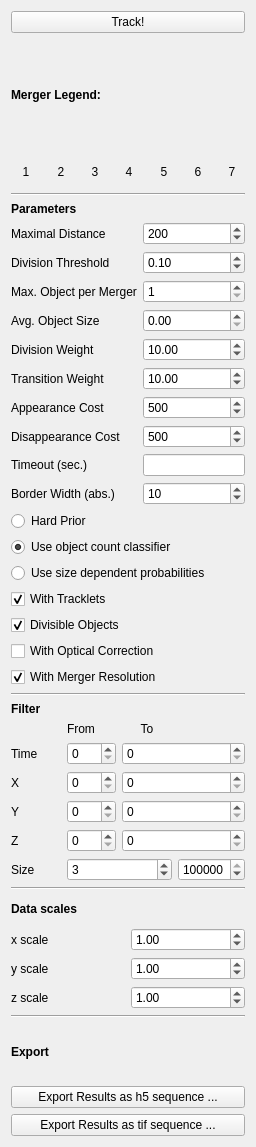
<?xml version="1.0" encoding="UTF-8"?>
<ui version="4.0">
 <class>containingWidget</class>
 <widget class="QWidget" name="containingWidget">
  <property name="geometry">
   <rect>
    <x>0</x>
    <y>0</y>
    <width>256</width>
    <height>1147</height>
   </rect>
  </property>
  <property name="sizePolicy">
   <sizepolicy hsizetype="Preferred" vsizetype="Preferred">
    <horstretch>1</horstretch>
    <verstretch>0</verstretch>
   </sizepolicy>
  </property>
  <property name="minimumSize">
   <size>
    <width>256</width>
    <height>0</height>
   </size>
  </property>
  <property name="baseSize">
   <size>
    <width>0</width>
    <height>0</height>
   </size>
  </property>
  <property name="windowTitle">
   <string>Form</string>
  </property>
  <layout class="QVBoxLayout" name="verticalLayout_4">
   <item>
    <widget class="QPushButton" name="TrackButton">
     <property name="styleSheet">
      <string notr="true"/>
     </property>
     <property name="text">
      <string>Track!</string>
     </property>
    </widget>
   </item>
   <item>
    <widget class="QLabel" name="label_4">
     <property name="font">
      <font>
       <weight>75</weight>
       <bold>true</bold>
      </font>
     </property>
     <property name="text">
      <string>Merger Legend:</string>
     </property>
    </widget>
   </item>
   <item>
    <layout class="QHBoxLayout" name="horizontalLayout_2">
     <item>
      <widget class="QLabel" name="merg1">
       <property name="minimumSize">
        <size>
         <width>30</width>
         <height>30</height>
        </size>
       </property>
       <property name="maximumSize">
        <size>
         <width>30</width>
         <height>30</height>
        </size>
       </property>
       <property name="layoutDirection">
        <enum>Qt::LeftToRight</enum>
       </property>
       <property name="autoFillBackground">
        <bool>false</bool>
       </property>
       <property name="styleSheet">
        <string notr="true"/>
       </property>
       <property name="text">
        <string>1</string>
       </property>
       <property name="textFormat">
        <enum>Qt::AutoText</enum>
       </property>
       <property name="alignment">
        <set>Qt::AlignCenter</set>
       </property>
      </widget>
     </item>
     <item>
      <widget class="QLabel" name="merg2">
       <property name="minimumSize">
        <size>
         <width>30</width>
         <height>30</height>
        </size>
       </property>
       <property name="maximumSize">
        <size>
         <width>30</width>
         <height>30</height>
        </size>
       </property>
       <property name="layoutDirection">
        <enum>Qt::LeftToRight</enum>
       </property>
       <property name="autoFillBackground">
        <bool>false</bool>
       </property>
       <property name="styleSheet">
        <string notr="true"/>
       </property>
       <property name="text">
        <string>2</string>
       </property>
       <property name="textFormat">
        <enum>Qt::AutoText</enum>
       </property>
       <property name="alignment">
        <set>Qt::AlignCenter</set>
       </property>
      </widget>
     </item>
     <item>
      <widget class="QLabel" name="merg3">
       <property name="minimumSize">
        <size>
         <width>30</width>
         <height>30</height>
        </size>
       </property>
       <property name="maximumSize">
        <size>
         <width>30</width>
         <height>30</height>
        </size>
       </property>
       <property name="layoutDirection">
        <enum>Qt::LeftToRight</enum>
       </property>
       <property name="autoFillBackground">
        <bool>false</bool>
       </property>
       <property name="styleSheet">
        <string notr="true"/>
       </property>
       <property name="text">
        <string>3</string>
       </property>
       <property name="textFormat">
        <enum>Qt::AutoText</enum>
       </property>
       <property name="alignment">
        <set>Qt::AlignCenter</set>
       </property>
      </widget>
     </item>
     <item>
      <widget class="QLabel" name="merg4">
       <property name="minimumSize">
        <size>
         <width>30</width>
         <height>30</height>
        </size>
       </property>
       <property name="maximumSize">
        <size>
         <width>30</width>
         <height>30</height>
        </size>
       </property>
       <property name="layoutDirection">
        <enum>Qt::LeftToRight</enum>
       </property>
       <property name="autoFillBackground">
        <bool>false</bool>
       </property>
       <property name="styleSheet">
        <string notr="true"/>
       </property>
       <property name="text">
        <string>4</string>
       </property>
       <property name="textFormat">
        <enum>Qt::AutoText</enum>
       </property>
       <property name="alignment">
        <set>Qt::AlignCenter</set>
       </property>
      </widget>
     </item>
     <item>
      <widget class="QLabel" name="merg5">
       <property name="minimumSize">
        <size>
         <width>30</width>
         <height>30</height>
        </size>
       </property>
       <property name="maximumSize">
        <size>
         <width>30</width>
         <height>30</height>
        </size>
       </property>
       <property name="layoutDirection">
        <enum>Qt::LeftToRight</enum>
       </property>
       <property name="autoFillBackground">
        <bool>false</bool>
       </property>
       <property name="styleSheet">
        <string notr="true"/>
       </property>
       <property name="text">
        <string>5</string>
       </property>
       <property name="textFormat">
        <enum>Qt::AutoText</enum>
       </property>
       <property name="alignment">
        <set>Qt::AlignCenter</set>
       </property>
      </widget>
     </item>
     <item>
      <widget class="QLabel" name="merg6">
       <property name="minimumSize">
        <size>
         <width>30</width>
         <height>30</height>
        </size>
       </property>
       <property name="maximumSize">
        <size>
         <width>30</width>
         <height>30</height>
        </size>
       </property>
       <property name="layoutDirection">
        <enum>Qt::LeftToRight</enum>
       </property>
       <property name="autoFillBackground">
        <bool>false</bool>
       </property>
       <property name="styleSheet">
        <string notr="true"/>
       </property>
       <property name="text">
        <string>6</string>
       </property>
       <property name="textFormat">
        <enum>Qt::AutoText</enum>
       </property>
       <property name="alignment">
        <set>Qt::AlignCenter</set>
       </property>
      </widget>
     </item>
     <item>
      <widget class="QLabel" name="merg7">
       <property name="minimumSize">
        <size>
         <width>30</width>
         <height>30</height>
        </size>
       </property>
       <property name="maximumSize">
        <size>
         <width>30</width>
         <height>30</height>
        </size>
       </property>
       <property name="layoutDirection">
        <enum>Qt::LeftToRight</enum>
       </property>
       <property name="autoFillBackground">
        <bool>false</bool>
       </property>
       <property name="styleSheet">
        <string notr="true"/>
       </property>
       <property name="text">
        <string>7</string>
       </property>
       <property name="textFormat">
        <enum>Qt::AutoText</enum>
       </property>
       <property name="alignment">
        <set>Qt::AlignCenter</set>
       </property>
      </widget>
     </item>
     <item>
      <spacer name="horizontalSpacer">
       <property name="orientation">
        <enum>Qt::Horizontal</enum>
       </property>
       <property name="sizeHint" stdset="0">
        <size>
         <width>40</width>
         <height>20</height>
        </size>
       </property>
      </spacer>
     </item>
    </layout>
   </item>
   <item>
    <widget class="Line" name="line_4">
     <property name="orientation">
      <enum>Qt::Horizontal</enum>
     </property>
    </widget>
   </item>
   <item>
    <layout class="QVBoxLayout" name="verticalLayout">
     <item>
      <widget class="QLabel" name="label">
       <property name="sizePolicy">
        <sizepolicy hsizetype="Preferred" vsizetype="Fixed">
         <horstretch>0</horstretch>
         <verstretch>0</verstretch>
        </sizepolicy>
       </property>
       <property name="text">
        <string>&lt;html&gt;&lt;head/&gt;&lt;body&gt;&lt;p&gt;&lt;span style=&quot; font-weight:600;&quot;&gt;Parameters&lt;/span&gt;&lt;/p&gt;&lt;/body&gt;&lt;/html&gt;</string>
       </property>
      </widget>
     </item>
     <item>
      <layout class="QGridLayout" name="gridLayout_2">
       <item row="9" column="1">
        <widget class="QLineEdit" name="timeoutBox"/>
       </item>
       <item row="7" column="1">
        <widget class="QSpinBox" name="appearanceBox">
         <property name="maximum">
          <number>9999999</number>
         </property>
         <property name="value">
          <number>500</number>
         </property>
        </widget>
       </item>
       <item row="2" column="1">
        <widget class="QDoubleSpinBox" name="divThreshBox">
         <property name="maximum">
          <double>1.000000000000000</double>
         </property>
         <property name="singleStep">
          <double>0.050000000000000</double>
         </property>
         <property name="value">
          <double>0.100000000000000</double>
         </property>
        </widget>
       </item>
       <item row="4" column="0">
        <widget class="QLabel" name="label_25">
         <property name="text">
          <string>Avg. Object Size</string>
         </property>
        </widget>
       </item>
       <item row="5" column="1">
        <widget class="QDoubleSpinBox" name="divWeightBox">
         <property name="maximum">
          <double>300.000000000000000</double>
         </property>
         <property name="value">
          <double>10.000000000000000</double>
         </property>
        </widget>
       </item>
       <item row="2" column="0">
        <widget class="QLabel" name="label_5">
         <property name="text">
          <string>Division Threshold</string>
         </property>
        </widget>
       </item>
       <item row="5" column="0">
        <widget class="QLabel" name="label_6">
         <property name="toolTip">
          <string>&lt;html&gt;&lt;head/&gt;&lt;body&gt;&lt;p&gt;The weight to&lt;span style=&quot; font-weight:600;&quot;&gt; balance division probabilities&lt;/span&gt; against transitions and detections. High values (≥10) give more weight to the division classifier, low values (≤10) will weigh the transition and detection probabilities higher than the division probabilities.&lt;/p&gt;&lt;/body&gt;&lt;/html&gt;</string>
         </property>
         <property name="text">
          <string>Division Weight</string>
         </property>
        </widget>
       </item>
       <item row="6" column="1">
        <widget class="QDoubleSpinBox" name="transWeightBox">
         <property name="maximum">
          <double>300.000000000000000</double>
         </property>
         <property name="value">
          <double>10.000000000000000</double>
         </property>
        </widget>
       </item>
       <item row="6" column="0">
        <widget class="QLabel" name="label_7">
         <property name="toolTip">
          <string>&lt;html&gt;&lt;head/&gt;&lt;body&gt;&lt;p&gt;The weight to&lt;span style=&quot; font-weight:600;&quot;&gt; balance transition probabilities&lt;/span&gt; against divisions and detections. High values (≥10) will make transitions overrule division and detection probabilities, low values (≤10) will weigh detection and division classifier higher than transition probabilities.&lt;/p&gt;&lt;/body&gt;&lt;/html&gt;</string>
         </property>
         <property name="text">
          <string>Transition Weight</string>
         </property>
        </widget>
       </item>
       <item row="3" column="1">
        <widget class="QSpinBox" name="maxObjectsBox">
         <property name="minimum">
          <number>1</number>
         </property>
         <property name="maximum">
          <number>7</number>
         </property>
         <property name="value">
          <number>1</number>
         </property>
        </widget>
       </item>
       <item row="4" column="1">
        <widget class="QDoubleSpinBox" name="avgSizeBox">
         <property name="maximum">
          <double>100000.000000000000000</double>
         </property>
         <property name="value">
          <double>0.000000000000000</double>
         </property>
        </widget>
       </item>
       <item row="3" column="0">
        <widget class="QLabel" name="label_3">
         <property name="toolTip">
          <string>&lt;html&gt;&lt;head/&gt;&lt;body&gt;&lt;p&gt;Specify how many objects are maximally contained in one connected component. For instance, if all objects are segmented without any occlusions (or merging), choose 1. If maximally 2 objects are touching in the segmentation, choose 2... Note that this number has to be consistent with the number of classes chosen in the object count classification if the count classifier is selected below.&lt;/p&gt;&lt;/body&gt;&lt;/html&gt;</string>
         </property>
         <property name="text">
          <string>Max. Object per Merger</string>
         </property>
        </widget>
       </item>
       <item row="1" column="1">
        <widget class="QSpinBox" name="maxDistBox">
         <property name="maximum">
          <number>99999</number>
         </property>
         <property name="value">
          <number>200</number>
         </property>
        </widget>
       </item>
       <item row="1" column="0">
        <widget class="QLabel" name="label_2">
         <property name="text">
          <string>Maximal Distance</string>
         </property>
        </widget>
       </item>
       <item row="10" column="0">
        <widget class="QLabel" name="label_20">
         <property name="toolTip">
          <string>&lt;html&gt;&lt;head/&gt;&lt;body&gt;&lt;p&gt;Absolute number of pixels at the border of the field of view where appearance and disappearance cost less (linearly).&lt;/p&gt;&lt;/body&gt;&lt;/html&gt;</string>
         </property>
         <property name="text">
          <string>Border Width (abs.)</string>
         </property>
        </widget>
       </item>
       <item row="10" column="1">
        <widget class="QSpinBox" name="bordWidthBox">
         <property name="maximum">
          <number>999999</number>
         </property>
         <property name="value">
          <number>10</number>
         </property>
        </widget>
       </item>
       <item row="9" column="0">
        <widget class="QLabel" name="label_21">
         <property name="toolTip">
          <string>&lt;html&gt;&lt;head/&gt;&lt;body&gt;&lt;p&gt;Timeout in seconds for the &lt;span style=&quot; font-weight:600;&quot;&gt;optimization&lt;/span&gt;. Leave empty for not specifying a timeout (then, the best solution will be found no matter how long it takes). Note that the tracking can take much longer due to pre- and post-processing steps.&lt;/p&gt;&lt;/body&gt;&lt;/html&gt;</string>
         </property>
         <property name="text">
          <string>Timeout (sec.)</string>
         </property>
        </widget>
       </item>
       <item row="8" column="1">
        <widget class="QSpinBox" name="disappearanceBox">
         <property name="maximum">
          <number>9999999</number>
         </property>
         <property name="value">
          <number>500</number>
         </property>
        </widget>
       </item>
       <item row="7" column="0">
        <widget class="QLabel" name="label_22">
         <property name="toolTip">
          <string>&lt;html&gt;&lt;head/&gt;&lt;body&gt;&lt;p&gt;Costs to allow one object to &lt;span style=&quot; font-weight:600;&quot;&gt;appear&lt;/span&gt;, i.e. to start a new track other than at the beginning of the time range or the borders of the field of view. High values (≥500) forbid object appearances if possible.&lt;/p&gt;&lt;/body&gt;&lt;/html&gt;</string>
         </property>
         <property name="text">
          <string>Appearance Cost</string>
         </property>
        </widget>
       </item>
       <item row="8" column="0">
        <widget class="QLabel" name="label_23">
         <property name="toolTip">
          <string>&lt;html&gt;&lt;head/&gt;&lt;body&gt;&lt;p&gt;Costs to allow one object to &lt;span style=&quot; font-weight:600;&quot;&gt;disappear&lt;/span&gt;, i.e. to terminate an existing track other than at the end of the time range or the borders of the field of view. High values (≥500) forbid object disappearances if possible.&lt;/p&gt;&lt;/body&gt;&lt;/html&gt;</string>
         </property>
         <property name="text">
          <string>Disappearance Cost</string>
         </property>
        </widget>
       </item>
      </layout>
     </item>
     <item>
      <widget class="QRadioButton" name="hardPriorBox">
       <property name="text">
        <string>Hard Prior</string>
       </property>
       <property name="checked">
        <bool>false</bool>
       </property>
       <attribute name="buttonGroup">
        <string notr="true">buttonGroup</string>
       </attribute>
      </widget>
     </item>
     <item>
      <widget class="QRadioButton" name="classifierPriorBox">
       <property name="toolTip">
        <string>&lt;html&gt;&lt;head/&gt;&lt;body&gt;&lt;p&gt;Use the object count classifier for prior probabilities in the tracking model. If this option is chosen, the object count classifier must be trained.&lt;/p&gt;&lt;/body&gt;&lt;/html&gt;</string>
       </property>
       <property name="text">
        <string>Use object count classifier</string>
       </property>
       <property name="checked">
        <bool>true</bool>
       </property>
       <attribute name="buttonGroup">
        <string notr="true">buttonGroup</string>
       </attribute>
      </widget>
     </item>
     <item>
      <widget class="QRadioButton" name="sizeDepBox">
       <property name="toolTip">
        <string>&lt;html&gt;&lt;head/&gt;&lt;body&gt;&lt;p&gt;Use object sizes to derive prior probabilities for the object count. If this option is chosen, the object count classifier will not be considered.&lt;/p&gt;&lt;/body&gt;&lt;/html&gt;</string>
       </property>
       <property name="text">
        <string>Use size dependent probabilities</string>
       </property>
       <attribute name="buttonGroup">
        <string notr="true">buttonGroup</string>
       </attribute>
      </widget>
     </item>
     <item>
      <widget class="QCheckBox" name="trackletsBox">
       <property name="text">
        <string>With Tracklets</string>
       </property>
       <property name="checked">
        <bool>true</bool>
       </property>
      </widget>
     </item>
     <item>
      <widget class="QCheckBox" name="divisionsBox">
       <property name="toolTip">
        <string>&lt;html&gt;&lt;head/&gt;&lt;body&gt;&lt;p&gt;Tick if the objects to be tracked are able to divide. For instance, this option should be checked for the tracking of proliferating cells.&lt;/p&gt;&lt;/body&gt;&lt;/html&gt;</string>
       </property>
       <property name="text">
        <string>Divisible Objects</string>
       </property>
       <property name="checked">
        <bool>true</bool>
       </property>
      </widget>
     </item>
     <item>
      <widget class="QCheckBox" name="opticalBox">
       <property name="enabled">
        <bool>true</bool>
       </property>
       <property name="text">
        <string>With Optical Correction</string>
       </property>
       <property name="checked">
        <bool>false</bool>
       </property>
      </widget>
     </item>
     <item>
      <widget class="QCheckBox" name="mergerResolutionBox">
       <property name="toolTip">
        <string>&lt;html&gt;&lt;head/&gt;&lt;body&gt;&lt;p&gt;If mergers are considered in the tracking (Max. Object per Merger &amp;gt; 1), this option will resolve original identities of objects after &amp;quot;demerging&amp;quot;. Note that this involves another optimization step which may take long. Assumes that the tracked objects are Gaussian-shaped.&lt;/p&gt;&lt;/body&gt;&lt;/html&gt;</string>
       </property>
       <property name="text">
        <string>With Merger Resolution</string>
       </property>
       <property name="checked">
        <bool>true</bool>
       </property>
      </widget>
     </item>
    </layout>
   </item>
   <item>
    <widget class="Line" name="line">
     <property name="orientation">
      <enum>Qt::Horizontal</enum>
     </property>
    </widget>
   </item>
   <item>
    <layout class="QVBoxLayout" name="verticalLayout_3">
     <item>
      <widget class="QLabel" name="label_12">
       <property name="font">
        <font>
         <weight>75</weight>
         <bold>true</bold>
        </font>
       </property>
       <property name="text">
        <string>Filter</string>
       </property>
      </widget>
     </item>
     <item>
      <layout class="QGridLayout" name="gridLayout_3">
       <item row="3" column="1">
        <widget class="QSpinBox" name="from_y"/>
       </item>
       <item row="1" column="1">
        <widget class="QSpinBox" name="from_time"/>
       </item>
       <item row="2" column="1">
        <widget class="QSpinBox" name="from_x"/>
       </item>
       <item row="3" column="0">
        <widget class="QLabel" name="label_17">
         <property name="text">
          <string>Y</string>
         </property>
        </widget>
       </item>
       <item row="1" column="0">
        <widget class="QLabel" name="label_15">
         <property name="text">
          <string>Time</string>
         </property>
        </widget>
       </item>
       <item row="2" column="2" colspan="2">
        <widget class="QSpinBox" name="to_x"/>
       </item>
       <item row="0" column="1">
        <widget class="QLabel" name="label_13">
         <property name="text">
          <string>From</string>
         </property>
        </widget>
       </item>
       <item row="5" column="1" colspan="2">
        <widget class="QSpinBox" name="from_size">
         <property name="maximum">
          <number>100000</number>
         </property>
         <property name="value">
          <number>3</number>
         </property>
        </widget>
       </item>
       <item row="3" column="2" colspan="2">
        <widget class="QSpinBox" name="to_y"/>
       </item>
       <item row="5" column="3">
        <widget class="QSpinBox" name="to_size">
         <property name="maximum">
          <number>100000000</number>
         </property>
         <property name="value">
          <number>100000</number>
         </property>
        </widget>
       </item>
       <item row="5" column="0">
        <widget class="QLabel" name="label_19">
         <property name="toolTip">
          <string>&lt;html&gt;&lt;head/&gt;&lt;body&gt;&lt;p&gt;Only track objects with sizes within the given range.&lt;/p&gt;&lt;/body&gt;&lt;/html&gt;</string>
         </property>
         <property name="text">
          <string>Size</string>
         </property>
        </widget>
       </item>
       <item row="4" column="2" colspan="2">
        <widget class="QSpinBox" name="to_z"/>
       </item>
       <item row="4" column="1">
        <widget class="QSpinBox" name="from_z"/>
       </item>
       <item row="2" column="0">
        <widget class="QLabel" name="label_16">
         <property name="text">
          <string>X</string>
         </property>
        </widget>
       </item>
       <item row="4" column="0">
        <widget class="QLabel" name="label_18">
         <property name="text">
          <string>Z</string>
         </property>
        </widget>
       </item>
       <item row="1" column="2" colspan="2">
        <widget class="QSpinBox" name="to_time"/>
       </item>
       <item row="0" column="2">
        <widget class="QLabel" name="label_14">
         <property name="text">
          <string>To</string>
         </property>
         <property name="alignment">
          <set>Qt::AlignCenter</set>
         </property>
        </widget>
       </item>
      </layout>
     </item>
    </layout>
   </item>
   <item>
    <widget class="Line" name="line_2">
     <property name="orientation">
      <enum>Qt::Horizontal</enum>
     </property>
    </widget>
   </item>
   <item>
    <layout class="QVBoxLayout" name="verticalLayout_2">
     <item>
      <widget class="QLabel" name="label_8">
       <property name="font">
        <font>
         <weight>75</weight>
         <bold>true</bold>
        </font>
       </property>
       <property name="toolTip">
        <string>&lt;html&gt;&lt;head/&gt;&lt;body&gt;&lt;p&gt;&lt;span style=&quot; font-weight:400;&quot;&gt;Configure here the scales of the dimensions. For instance, if the resolution of the pixels is (dx,dy,dz) = (1µm,0.8µm,0.5µm), then the scales to enter should be (x,y,z)=(1,1.25,2).&lt;/span&gt;&lt;/p&gt;&lt;/body&gt;&lt;/html&gt;</string>
       </property>
       <property name="text">
        <string>Data scales</string>
       </property>
      </widget>
     </item>
     <item>
      <layout class="QGridLayout" name="gridLayout">
       <item row="1" column="0">
        <widget class="QLabel" name="label_10">
         <property name="text">
          <string>y scale</string>
         </property>
        </widget>
       </item>
       <item row="2" column="0">
        <widget class="QLabel" name="label_11">
         <property name="text">
          <string>z scale</string>
         </property>
        </widget>
       </item>
       <item row="0" column="0">
        <widget class="QLabel" name="label_9">
         <property name="text">
          <string>x scale</string>
         </property>
        </widget>
       </item>
       <item row="0" column="1">
        <widget class="QDoubleSpinBox" name="x_scale">
         <property name="value">
          <double>1.000000000000000</double>
         </property>
        </widget>
       </item>
       <item row="1" column="1">
        <widget class="QDoubleSpinBox" name="y_scale">
         <property name="value">
          <double>1.000000000000000</double>
         </property>
        </widget>
       </item>
       <item row="2" column="1">
        <widget class="QDoubleSpinBox" name="z_scale">
         <property name="value">
          <double>1.000000000000000</double>
         </property>
        </widget>
       </item>
      </layout>
     </item>
    </layout>
   </item>
   <item>
    <widget class="Line" name="line_3">
     <property name="orientation">
      <enum>Qt::Horizontal</enum>
     </property>
    </widget>
   </item>
   <item>
    <layout class="QVBoxLayout" name="verticalLayout_7">
     <item>
      <widget class="QLabel" name="exportLabel">
       <property name="font">
        <font>
         <weight>75</weight>
         <bold>true</bold>
        </font>
       </property>
       <property name="text">
        <string>Export</string>
       </property>
      </widget>
     </item>
     <item>
      <widget class="QPushButton" name="exportButton">
       <property name="enabled">
        <bool>true</bool>
       </property>
       <property name="text">
        <string>Export Results as h5 sequence ...</string>
       </property>
      </widget>
     </item>
     <item>
      <widget class="QPushButton" name="exportTifButton">
       <property name="enabled">
        <bool>true</bool>
       </property>
       <property name="text">
        <string>Export Results as tif sequence ...</string>
       </property>
      </widget>
     </item>
    </layout>
   </item>
  </layout>
 </widget>
 <tabstops>
  <tabstop>maxDistBox</tabstop>
  <tabstop>divThreshBox</tabstop>
  <tabstop>maxObjectsBox</tabstop>
  <tabstop>avgSizeBox</tabstop>
  <tabstop>divWeightBox</tabstop>
  <tabstop>transWeightBox</tabstop>
  <tabstop>appearanceBox</tabstop>
  <tabstop>disappearanceBox</tabstop>
  <tabstop>timeoutBox</tabstop>
  <tabstop>bordWidthBox</tabstop>
  <tabstop>hardPriorBox</tabstop>
  <tabstop>classifierPriorBox</tabstop>
  <tabstop>sizeDepBox</tabstop>
  <tabstop>trackletsBox</tabstop>
  <tabstop>divisionsBox</tabstop>
  <tabstop>opticalBox</tabstop>
  <tabstop>mergerResolutionBox</tabstop>
  <tabstop>from_time</tabstop>
  <tabstop>to_time</tabstop>
  <tabstop>from_x</tabstop>
  <tabstop>to_x</tabstop>
  <tabstop>from_y</tabstop>
  <tabstop>to_y</tabstop>
  <tabstop>from_z</tabstop>
  <tabstop>to_z</tabstop>
  <tabstop>from_size</tabstop>
  <tabstop>to_size</tabstop>
  <tabstop>x_scale</tabstop>
  <tabstop>y_scale</tabstop>
  <tabstop>z_scale</tabstop>
  <tabstop>exportButton</tabstop>
  <tabstop>exportTifButton</tabstop>
  <tabstop>TrackButton</tabstop>
 </tabstops>
 <resources/>
 <connections/>
 <buttongroups>
  <buttongroup name="buttonGroup"/>
 </buttongroups>
</ui>
